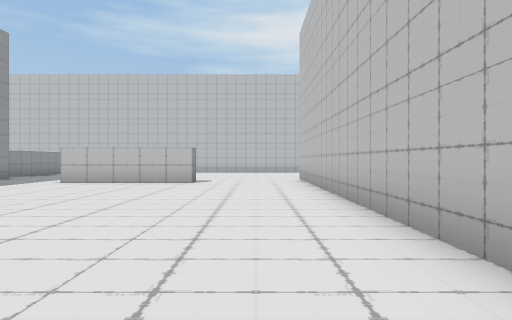
[1] (above)

20 first-person views from a walk through a 3-D level made in the Unity game engine. The camera is 1.3 m above the floor, looks level and sees 80° across. The floor is counted in squares, 2 m on a side. Each view is taken from the middle of a square. On the plan, view 1 faces up. The plan holds only what a view shows up to about 10 squares ahead; the rest is blank. The place goes on beyond the plan. The player character is not drawn.

[2]
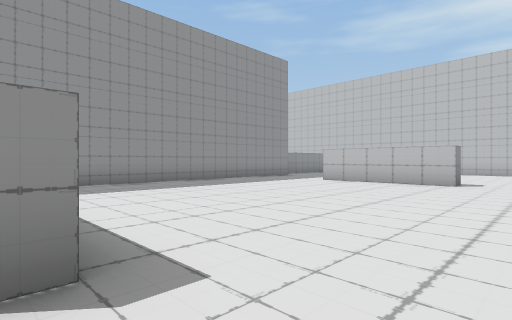

[3]
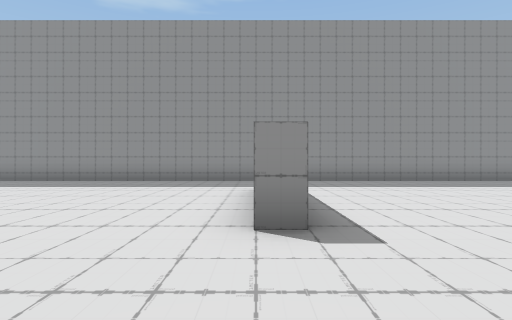

[4]
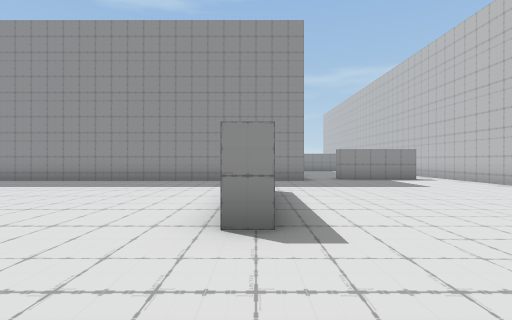

[5]
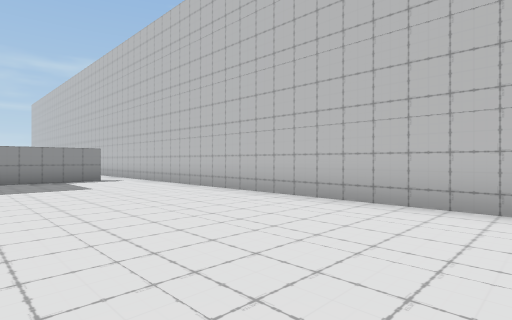

[6]
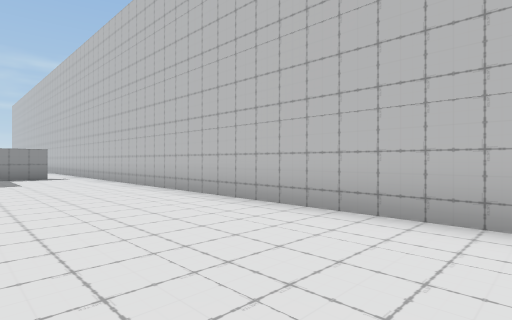

[7]
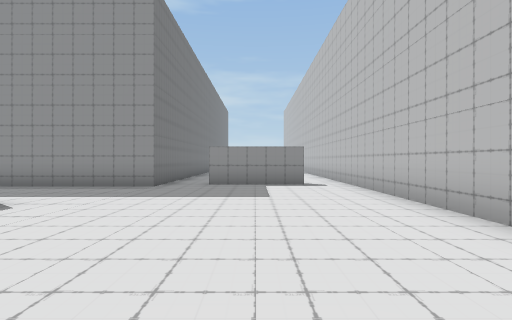

[8]
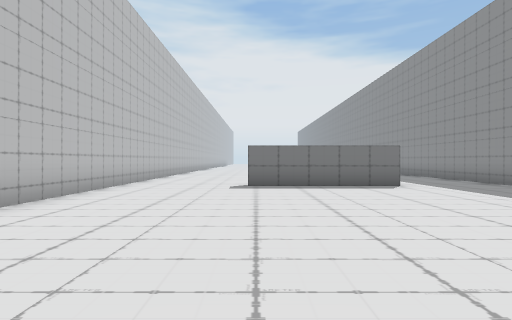

[9]
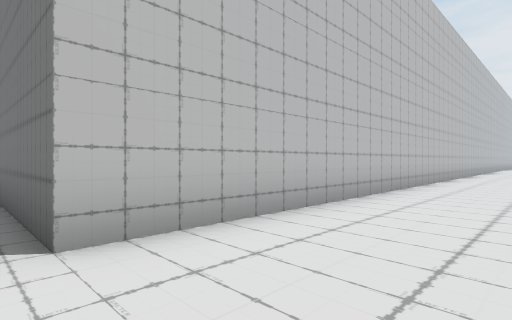

[10]
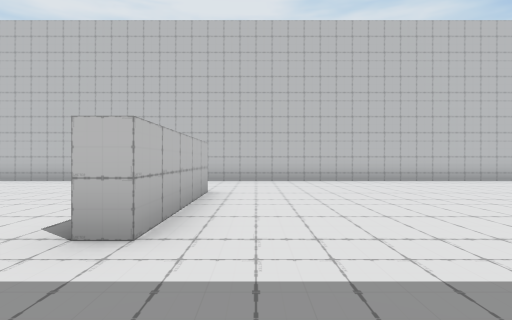

[11]
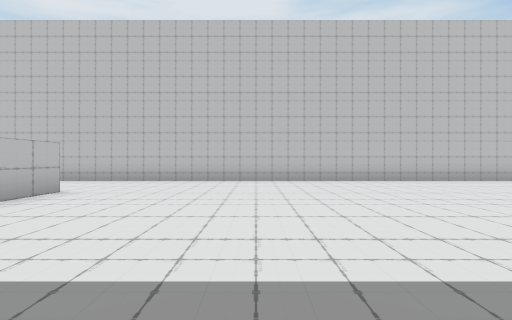

[12]
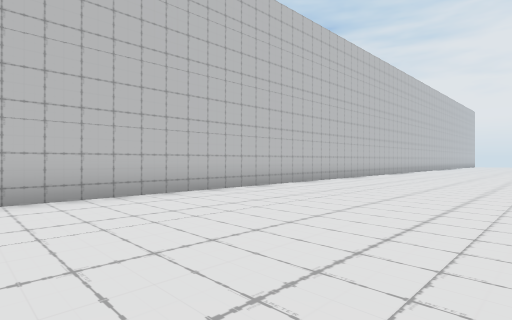

[13]
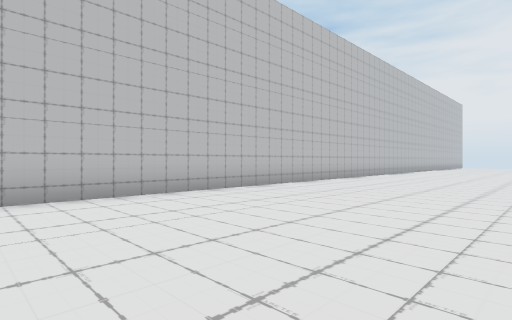

[14]
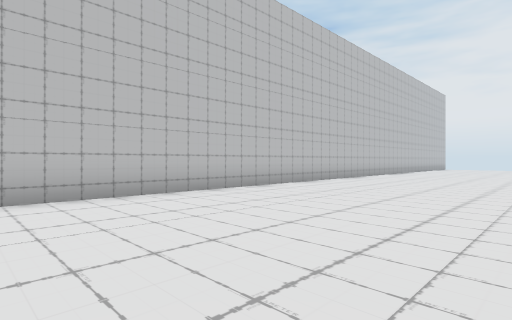

[15]
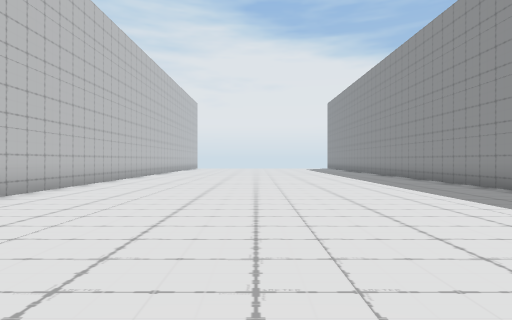

[16]
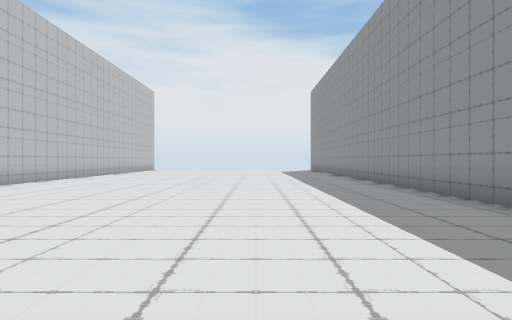

[17]
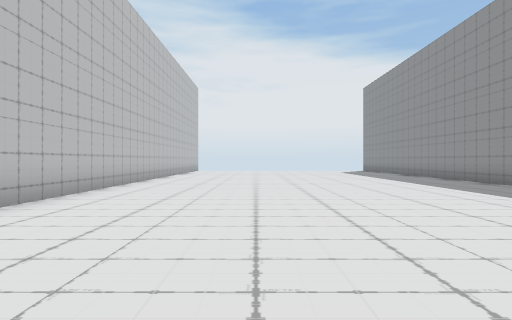

[18]
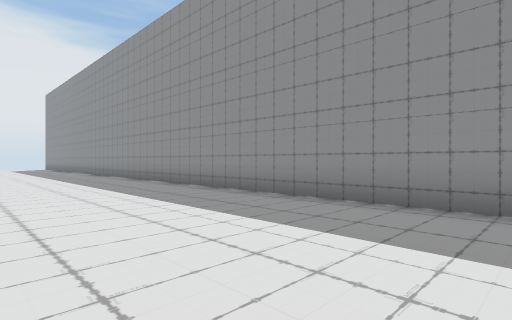

[19]
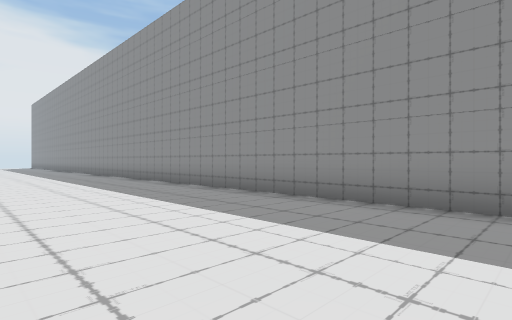

[20]
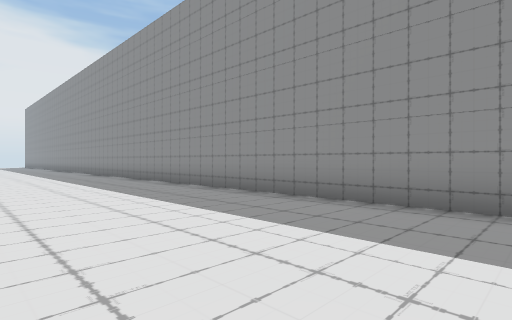

### Floor plan
Points are (right, up) in squares from view 1. A wall is a line through its corners. A room is listed if a view was taken in it or the views show most of it. See-through windows are left out.
Room 1 (views 1, 2, 3, 4, 5, 6, 7, 8, 9)
walls: (-1.8, 9.2) (-1.8, 8.7) (-5.6, 8.7); (-9.5, 10.5) (-8.5, 10.5) (-8.5, -0.5); (-5.6, 0) (-5.6, 0.5) (-1.8, 0.5) (-1.8, 0); (-9, 14.4) (-9, 11.8); (2.8, 15.5) (-9.5, 15.5); (1.5, -1.5) (1.5, 10.5) (3.5, 10.5)
ways out: opening at (-7, 0) to room 2; opening at (0, -0.7) to room 2; opening at (-9, 11); opening at (-9, 15)
Room 2 (views 10, 11, 12, 13, 14, 15, 16, 17, 18, 19, 20)
walls: (1.5, -31) (1.5, -1.5); (-8.5, -0.5) (-8.5, -31); (-1.8, 0) (-5.6, 0)
ways out: opening at (-7, 0) to room 1; opening at (0, -0.7) to room 1

Where each view was taken, in squares from view 1:
view 1: 0 up, 0 right, facing up
view 2: 0 up, 0 right, facing up-left
view 3: 0 up, 1 right, facing left
view 4: 9 up, 1 right, facing left
view 5: 11 up, 1 right, facing up-left
view 6: 12 up, 3 right, facing up-left
view 7: 13 up, 1 left, facing left
view 8: 8 up, 2 left, facing down
view 9: 11 up, 1 left, facing down-right
view 10: 1 down, 8 left, facing right
view 11: 4 down, 8 left, facing right
view 12: 6 down, 4 left, facing down-right
view 13: 11 down, 4 left, facing down-right
view 14: 16 down, 4 left, facing down-right
view 15: 16 down, 3 left, facing down
view 16: 20 down, 5 left, facing down
view 17: 21 down, 2 left, facing down
view 18: 15 down, 4 left, facing down-left
view 19: 10 down, 4 left, facing down-left
view 20: 7 down, 4 left, facing down-left
